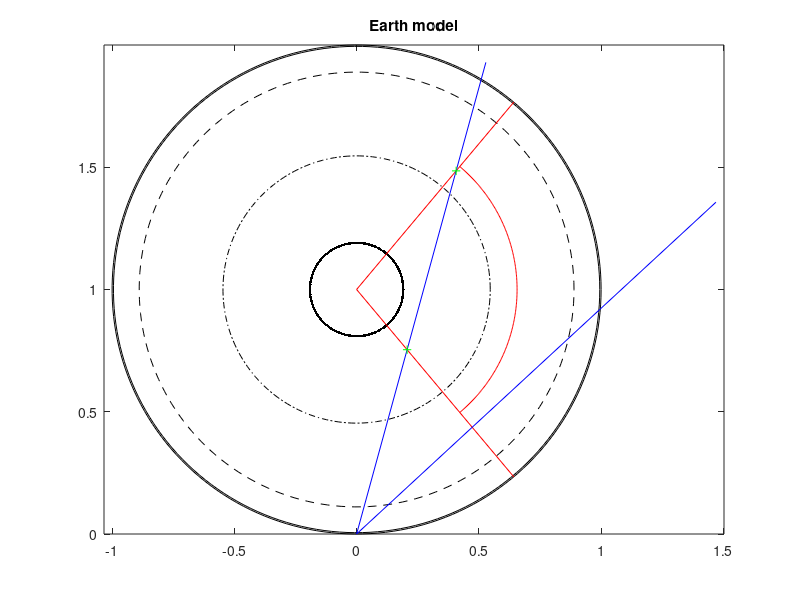

The MATLAB source for this figure:


%% Geometry of 1D Earth model
 
R=6378; % km

% Create a vectortheta.

omega=linspace(0,2*pi,200); 

rc = 6378; %Layer 1: Crust
xc=(rc/R)*cos(omega); % Generate x-coordinates.
yc=(rc/R)*sin(omega) + (rc/R); % Generate y-coordinate.
 
rup = 6343; %Layer 1: Crust
xup=(rup/R)*cos(omega); % Generate x-coordinates.
yup=(rup/R)*sin(omega) + (rc/R); % Generate y-coordinate.

rlm = 5671; %Layer 2: upper mantle
xlm=(rlm/R)*cos(omega); % Generate x-coordinates.
ylm=(rlm/R)*sin(omega) + (rc/R); % Generate y-coordinate.

roc = 3486; %Layer 1: Crust
xoc=(roc/R)*cos(omega); % Generate x-coordinates.
yoc=(roc/R)*sin(omega) + (rc/R); % Generate y-coordinate.

ric = 1216; %Layer 1: Crust
xic=(ric/R)*cos(omega); % Generate x-coordinates.
yic=(ric/R)*sin(omega) + (rc/R); % Generate y-coordinate.

%% LLSVP vectorized
hllsvp = 700;
omega_llsvp = 50*(pi/180);
rllsvp = roc + hllsvp ;

x1=cos(omega_llsvp); % Generate x-coordinates.
y1=sin(omega_llsvp) + (rc/R); % Generate y-coordinate.

x2=cos(omega_llsvp); % Generate x-coordinates.
y2=-1.0*sin(omega_llsvp) + (rc/R); % Generate y-coordinate.


%% LLSVP arc

R=6378; % km


% Create a vectortheta.
omega_min = -50*(pi/180);

omega_max = 50*(pi/180);

omega_region=linspace(omega_min,omega_max,200);

rllsvp = roc + hllsvp ;

xllsvp=(rllsvp/R)*cos(omega_region); % Generate x-coordinates.

yllsvp=(rllsvp/R)*sin(omega_region) + (rc/R); % Generate y-coordinate.

%% Neutrino trayectories
 
zenith_min = pi/2 -asin((roc-1800)/R); %Skimming the CMB
zenith_max = pi/2 - asin((rllsvp+500)/R);

xz1=(2)*cos(zenith_min); % Generate x-coordinates.
yz1=(2)*sin(zenith_min); % Generate y-coordinate.

xz2=(2)*cos(zenith_max); % Generate x-coordinates.
yz2=(2)*sin(zenith_max); % Generate y-coordinate.

%% Intersection points
xi = -1/( tan(omega_max)-tan(zenith_min) );
yi = -1*( tan(zenith_min) )/( tan(omega_max)-tan(zenith_min) );

xf = 1/( tan(omega_max) + tan(zenith_min) );
yf = tan(zenith_min)/( tan(omega_max) + tan(zenith_min) );


%% plot the circle.
plot(xc,yc,'k'); 

hold on
plot(xup,yup,'k'); 
plot(xlm,ylm,'k--'); 
plot(xoc,yoc,'k-.'); 
plot(xic,yic,'k.'); 

plot([0 x1], [rc/R y1], 'r'); 
plot([0 x2], [rc/R y2], 'r'); 
plot(xllsvp,yllsvp,'r')

plot([0 xz1], [0 yz1], 'b'); 
plot([0 xz2], [0 yz2], 'b');   

plot([xi xf], [yi yf], 'g+')

hold off
 
 % Set equal scale on axes.
axis('equal');

title('Earth model')
